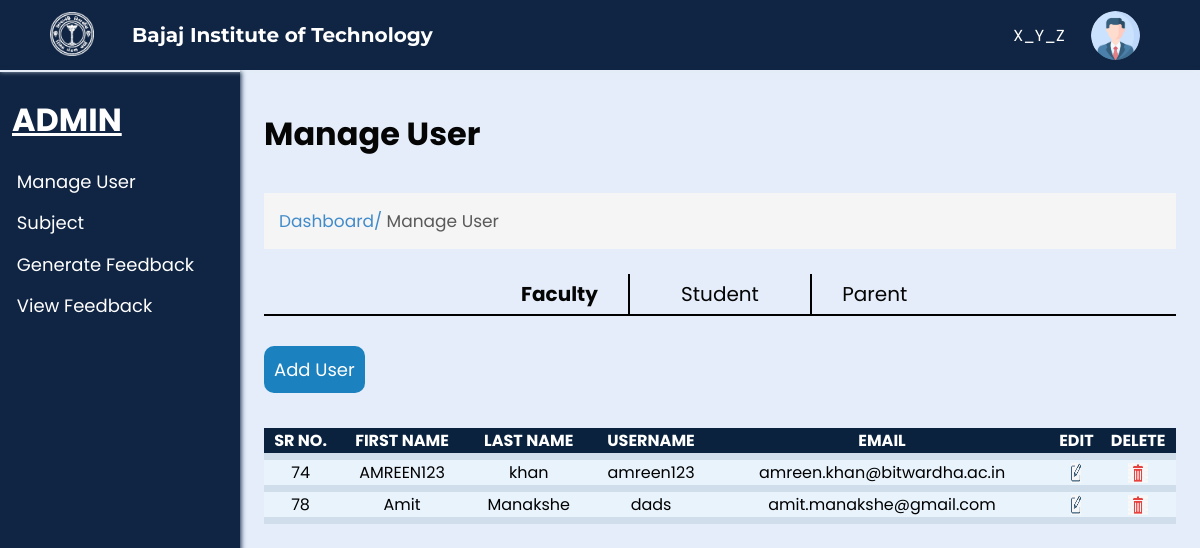
/ManageUser.php, run on the app's committed database.
### tables this page shows
CREATE TABLE `faculty` (
  `id` int(100) NOT NULL,
  `FNAME` text NOT NULL,
  `LNAME` text NOT NULL,
  `CONTACT` int(11) NOT NULL,
  `CATEGORY` text NOT NULL,
  `EMAIL` varchar(35) NOT NULL,
  `DEPARTMENT` text NOT NULL,
  `USERNAME` varchar(35) NOT NULL,
  `PASSWORD` varchar(35) NOT NULL
);

### ManageUser.php (the view, shortened to what this page needs)
<?php
include('connect.php');
$query1 = "select * from faculty";
$result = mysqli_query($conn, $query1);
?>
<html lang="en">
<head>
  <link rel="stylesheet" href="css/ManageUser.css?v=<?php echo time(); ?>">
  <link rel="stylesheet" href="css/common.css?v=<?php echo time(); ?>">
</head>
<body>
  <div class="nav">
    <div class="img">
      <img id="img" src="images/bitlogo_transparent.png" alt="BIT Logo">
    </div>
    <h2 id="heading">Bajaj Institute of Technology</h2>
    <div class="links" id="links">
      <p class="para">X_Y_Z</p>
      <img src="images/user.png" alt="User" width="7%" style="border-radius: 50%;">
    </div>
  </div>
  <div class="spaces"></div>
  <div class="full">
    <div class="left">
      <h1>ADMIN</h1>
      <ul>
        <li><a href="ManageUser.html">Manage User</a></li>
        <li><a href="Subject.html">Subject</a></li>
        <li><a href="GFeedback.html">Generate Feedback</a></li>
        <li><a href="VFeedback.html">View Feedback</a></li>
      </ul>
    </div>
    <div class="right">
      <h1>Manage User</h1>
      <br>
      <p class="s1">Dashboard/ <span>Manage User</span></p>
      <br>
      <div class="select">
        <div class="select_user">
          <p class="display_faculty active" id="faculty" onclick="display_faculty()">Faculty</p>
          <p class="display_student" id="student" onclick="display_student()">Student</p>
          <p class="display_parent" id="parent" onclick="display_parent()">Parent</p>
        </div>
        <input type="submit" class="add_user" onclick="display()" value="Add User">
      </div>
      <div class="User">
      <table class="tablecontent" >
          <thead>
          <tr>
          <th>SR NO.</th>
            <th>FIRST NAME</th>
            <th>LAST NAME</th>
            <th>USERNAME</th>
            <th>EMAIL</th>
            <th>EDIT</th>
            <th>DELETE</th>
          </tr >
          </thead>
          <tbody>
          <tr>
            <?php
              while ($row = mysqli_fetch_assoc($result))
              {
                ?>
                 <td><?php echo $row['id'];?></td>
                 <td><?php echo $row['FNAME'];?></td>
                 <td><?php echo $row['LNAME'];?></td>
                 <td><?php echo $row['USERNAME'];?></td>
                 <td><?php echo $row['EMAIL'];?></td>
                 <td><a href="edit.php?fname=<?=$row['FNAME'];?>" name="edit"><img src= images/edit.png width="10" height="20"> </a></td>
                 <td><a href="delete.php?EMAIL=<?=$row['EMAIL'];?>" name="delete"><img src= images/delete.png width="20" height="20"> </a></td>
                </tr>
                </tbody>
                <?php
                }
              ?>
        </table>
      </div>
    </div>
</body>
</html>

### css/ManageUser.css (style rules this page uses)
span { color: rgb(89, 89, 89); }
h2 { color: white; }
.tablecontent { border-collapse: collapse; margin: 25px 0; font-size: 0.9 em; width: 100%; }
.tablecontent thead tr { background-color: #0a223d; color: white; }
.tablecontent th { text-align: center; }
.tablecontent th, .tablecontent td { text-align: center; border-bottom: 7px solid rgb(208, 221, 234); }
.tablecontent tbody tr { background-color: #e8f3fc; }
.select { width: 100%; }
.select_user { display: flex; align-items: center; justify-content: center; width: 100%; transition: 0.4s; }
.display_faculty { border-right: 1px solid #000; border-bottom: 2px solid black; padding: 5px 30px 5px 30px; text-align: right; font-size: 20px; width: 40%; cursor: pointer; }
.display_parent { border-left: 1px solid #000; border-bottom: 2px solid black; padding: 5px 30px 5px 30px; text-align: left; font-size: 20px; width: 40%; cursor: pointer; }
.display_student { padding: 5px 30px 5px 30px; width: 20%; font-size: 20px; border-left: 1px solid #000; border-right: 1px solid #000; cursor: pointer; text-align: center; border-bottom: 2px solid black; }
.add_user { font-size: 18px; background-color: #1B81BF; border: none; padding: 10px; color: white; margin: 30px 0 10px 0; border-radius: 10px; cursor: pointer; transition: 0.5s;; }
.active { font-weight: bold; }

### css/common.css (style rules this page uses)
* { margin: 0; padding: 0; box-sizing: border-box; font-family: 'Poppins', sans-serif; }
body { background-color: #E4EDF9; }
.nav { background-color: #102543; position: fixed; width: 100%; z-index: 100; height: 70px; box-shadow: 0px 1px 5px #E4EDF9; transition: 0.5s; }
.nav .img { transition: 0.5s; margin-left: 2%; padding: 1%; text-align: center; height: 100%; float: left; width: 8%; }
#img { height: 95%; transition: 0.5s; }
.nav .img img { height: 100%; width: auto; }
.links img { width: auto; height: 70%; }
.nav h2 { transition: 0.5s; color: white; display: flex; height: 70px; font-size: 20px; float: left; width: 30%; align-items: center; padding: 1%; font-family: 'Montserrat', sans-serif; }
.nav .links { margin-right: 5%; transition: 0.5s; display: flex; height: 70px; float: left; width: 55%; align-items: center; justify-content: right; gap: 4%; font-family: 'Montserrat', sans-serif; }
.spaces { height: 70px; }
.full { width: 100%; max-width: 100%; min-height: 100%; margin: 0px; }
.left { height: 100vh; width: 20vw; background-color: #102543; color: white; border-top: 2px solid #E4EDF9; box-shadow: 1px 0px 5px #102543; position: fixed; }
.left h1 { margin: 10% 5%; text-decoration: underline; }
.right { width: 100%; padding: 5vh 2vw; padding-left: 22vw; color: rgb(5, 5, 5); }
.left ul { list-style-type: none; margin: 10% 7%; }
.left li { cursor: pointer; font-size: 18px; margin-top: 7%; transition: 0.5s; }
.left li a { text-decoration: none; color: white; }
.right>p { margin-top: 10px; font-size: 17px; padding: 15px; background-color: #F5F5F5; color: #428BCA; }
.para { color: white; }

### data on the page
faculty: id "74", FNAME "AMREEN123", LNAME "khan", USERNAME "amreen123", EMAIL "amreen.khan@bitwardha.ac.in"
faculty: id "78", FNAME "Amit", LNAME "Manakshe", USERNAME "dads", EMAIL "amit.manakshe@gmail.com"
